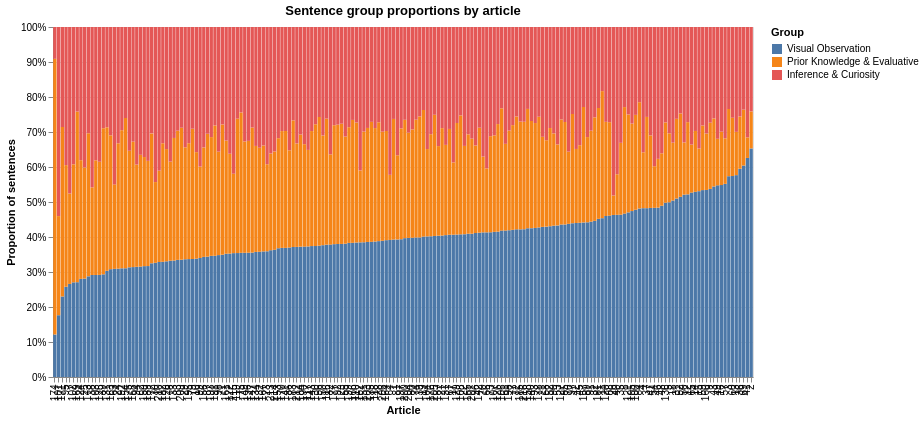

The cell this chart's notebook holds for it:
### Markdown cell above
## RQ1 — Beyond-plot consistency

*How consistently do people speak to information that goes beyond the plot?*

We define **"beyond-plot"** as any statement *not* classified as a Visual Observation. This includes two high-level groups:
- **Prior Knowledge & Evaluative** — Background, Personal/Episodic, Evaluative: Prescriptive, Evaluative: Reactive
- **Inference & Curiosity** — Explanatory, Predictive/Hypothetical, Curiosity

Below we compute the **proportion of beyond-plot sentences per article** and per commenter, then visualise variation across all 26 plots.

### Code cell
# ── Per-article group proportions ───────────────────────────────────────
GROUP_ORDER = ["Visual Observation", "Prior Knowledge & Evaluative", "Inference & Curiosity"]
GROUP_COLORS = ["#4c78a8", "#f58518", "#e45756"]

group_counts = (
    df.groupby(["article_id", "group"])
    .size()
    .unstack(fill_value=0)
)
group_props = group_counts.div(group_counts.sum(axis=1), axis=0)

summary = group_props[GROUP_ORDER].describe().T
print("── Group proportions across articles (summary stats) ──")
display(summary.round(3))

# Beyond-plot = everything that is not Visual Observation
group_props["Beyond-plot"] = 1 - group_props.get("Visual Observation", 0)
article_order = group_props["Beyond-plot"].sort_values(ascending=False).index.tolist()

props_long = group_props[GROUP_ORDER].reset_index().melt(
    id_vars="article_id", var_name="group", value_name="proportion"
)

alt.Chart(props_long, title="Sentence group proportions by article").mark_bar().encode(
    x=alt.X("article_id:N", sort=article_order, title="Article"),
    y=alt.Y("proportion:Q", stack="normalize", title="Proportion of sentences"),
    color=alt.Color(
        "group:N",
        scale=alt.Scale(domain=GROUP_ORDER, range=GROUP_COLORS),
        title="Group",
    ),
    tooltip=["article_id", "group", alt.Tooltip("proportion:Q", format=".1%")],
).properties(width=700, height=350)

### Figure 1 — Vega specification as saved in the notebook (floating-point values rounded to 4 significant figures; data arrays with more than 128 entries replaced by an {"elided": "..."} marker saying what was removed)
{"$schema": "https://vega.github.io/schema/vega/v6.json", "data": [{"name": "source_0"}, {"name": "data_0", "values": {"elided": "564 records"}}, {"name": "source_0_x_domain_article_id", "values": {"elided": "188 records"}}], "marks": [{"type": "rect", "name": "marks", "from": {"data": "data_0"}, "encode": {"update": {"y2": {"field": "proportion_start", "scale": "y"}, "y": {"field": "proportion_end", "scale": "y"}, "width": {"signal": "max(0.25, bandwidth('x'))"}, "fill": {"field": "group", "scale": "color"}, "x": {"field": "article_id", "scale": "x"}, "tooltip": {"signal": "{\"article_id\": isValid(datum[\"article_id\"]) ? datum[\"article_id\"] : \"\"+datum[\"article_id\"], \"group\": isValid(datum[\"group\"]) ? datum[\"group\"] : \"\"+datum[\"group\"], \"proportion\": format(datum[\"proportion\"], \".1%\")}"}}}, "style": ["bar"]}], "scales": [{"name": "x", "type": "band", "domain": {"data": "source_0_x_domain_article_id", "field": "article_id", "sort": {"op": "max", "field": "sort_field"}}, "range": [0, {"signal": "width"}], "paddingInner": 0.1, "paddingOuter": 0.05}, {"name": "y", "type": "linear", "domain": [0, 1], "range": [{"signal": "height"}, 0], "nice": true, "zero": true}, {"name": "color", "type": "ordinal", "domain": ["Visual Observation", "Prior Knowledge & Evaluative", "Inference & Curiosity"], "range": ["#4c78a8", "#f58518", "#e45756"]}], "axes": [{"scale": "y", "aria": false, "orient": "left", "maxExtent": 0, "ticks": false, "grid": true, "tickCount": {"signal": "ceil(height/40)"}, "minExtent": 0, "gridScale": "x", "domain": false, "zindex": 0, "labels": false}, {"scale": "x", "orient": "bottom", "labelAlign": "right", "title": "Article", "grid": false, "labelAngle": 270, "labelBaseline": "middle", "zindex": 0}, {"scale": "y", "format": ".0%", "labelOverlap": true, "grid": false, "tickCount": {"signal": "ceil(height/40)"}, "zindex": 0, "title": "Proportion of sentences", "orient": "left"}], "title": {"text": "Sentence group proportions by article", "frame": "group"}, "padding": 5, "legends": [{"title": "Group", "fill": "color", "symbolType": "square"}], "background": "white", "style": "cell", "width": 700, "height": 350}
